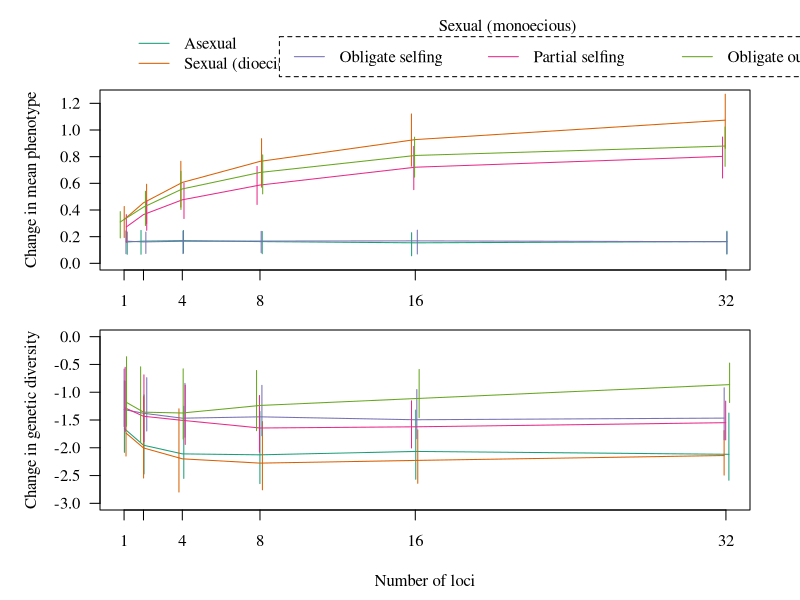
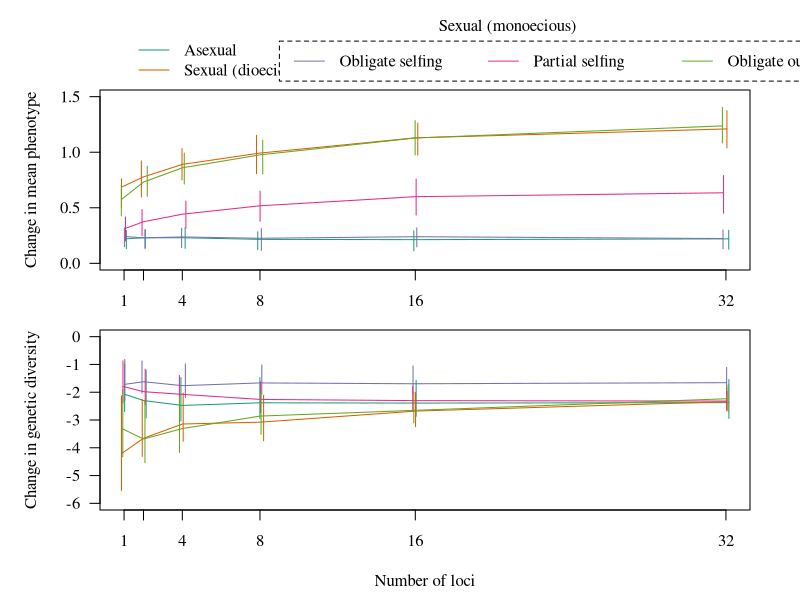
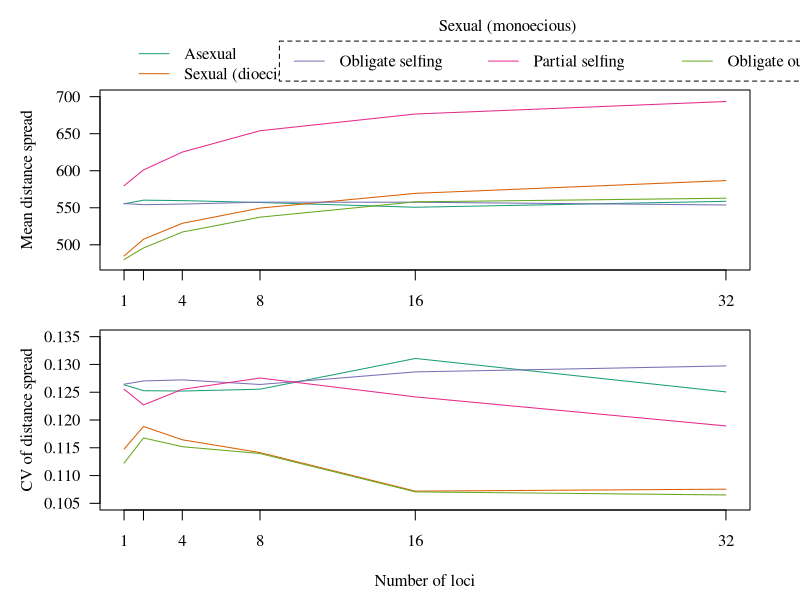
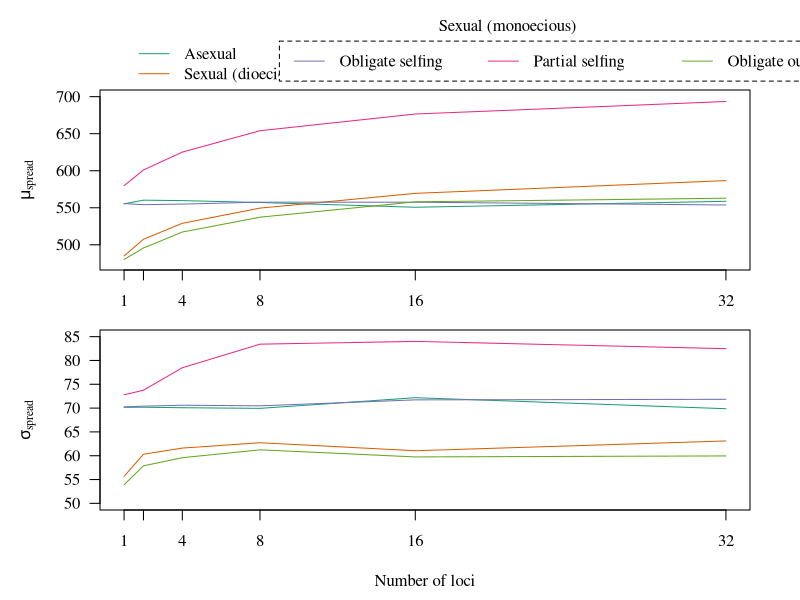
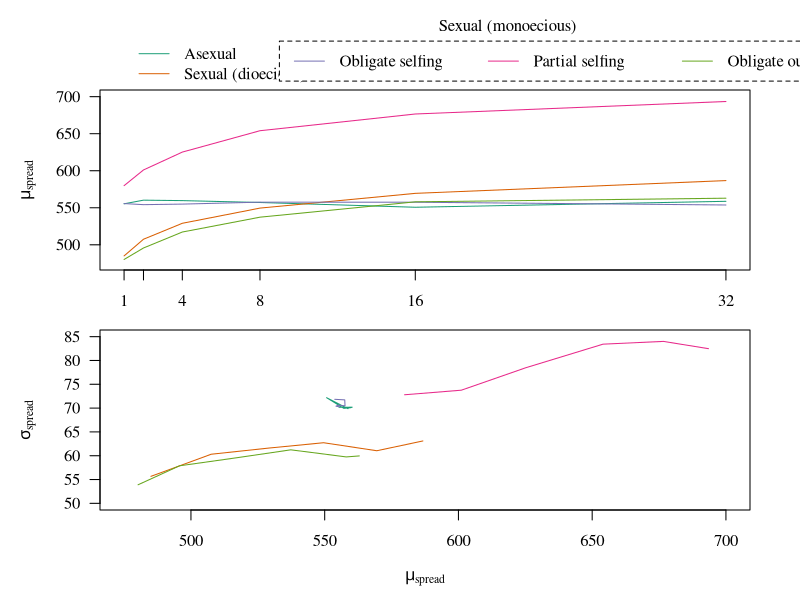
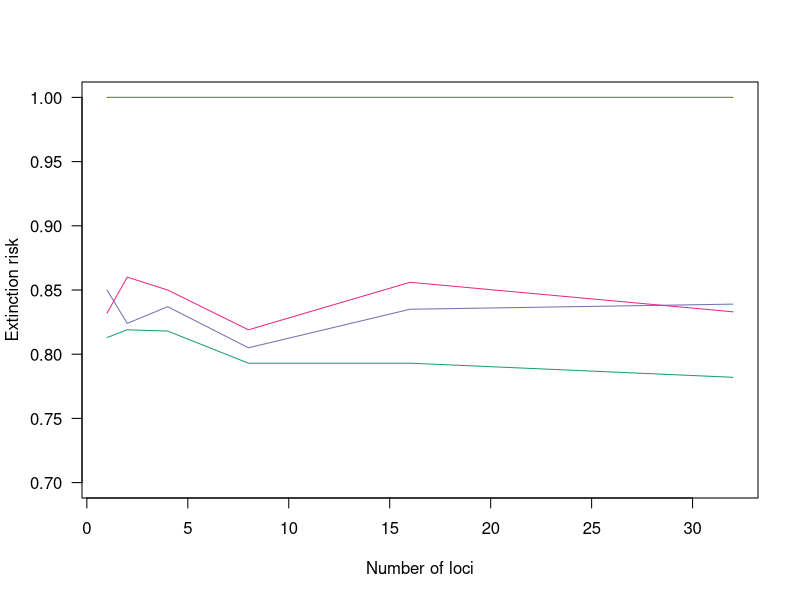
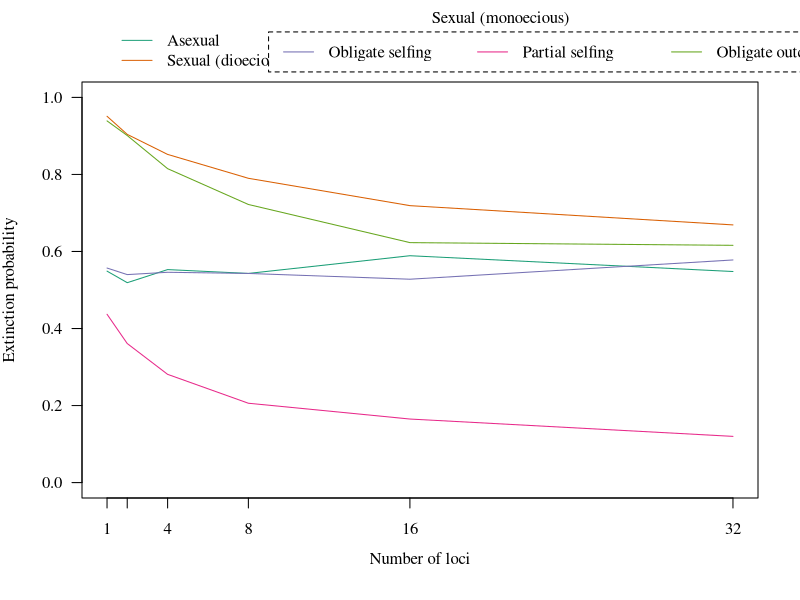
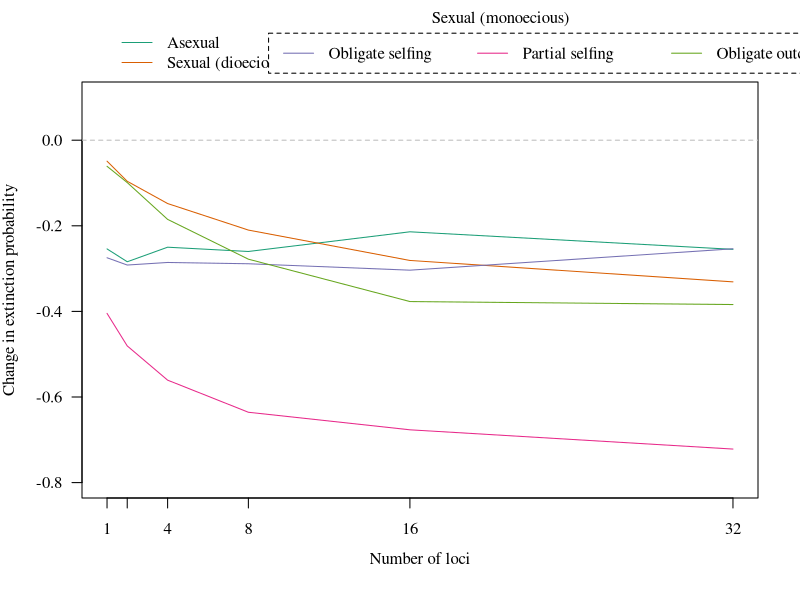

These charts were generated, in order, by the following R code:
# This script will make the figures to be used in the manuscript. In particular
#    the script will make the following figures:
# Figure 1: A schematic figure demonstrating the distinction between range
#    expansions and range shifts as we will use them in the paper
# Figure 2: Dispersal evolution in range expansions and shifts (Fig. S1). This will be a
#    two panel figure with the first focusing on dispersal phenotypes and the
#    second focusing on genetic variance. In both panels, the x axis will be 
#    the number of loci in the simulation and different mating systems will be
#    designated by line color (asexual, sexual (dioecious), sexual (obligate selfing),
#    sexual (partial selfing), and sexual (obligate outcrossing)). In the first
#    panel, the y-axis will be the change in the mean dispersal phenotype at the
#    range edge. In the second panel, the y-axis will be the change in genetic variance
#    of the range edge populations.
# Figure 3: Distance traveled in the range expansions. This will be another two
#    panel figure with the first being the mean distance travelled and the second
#    being the CV of distance traveled. The line colors and x-axis will match the 
#    scenarios in Figure 2.
# Figure 4: Extinction risk in range shifts. Another two panel figure with the
#    first panel being a line graph of extinction risk (y-axis) versus number
#    of loci (x-axis). The second panel will be a bar chart of the extinction
#    risk observed in no evolution scenarios. Colors will be consistent with 
#    previous figures
# Figure 5: A single panel showing the change in extinction risk due to evolution
#    across loci.


# Set the working directory and load in the result data
setwd("~/Desktop/Wyoming/DispersalEvolution/GitRepo/")
Results <- read.csv("SimsWithResults.csv")

# Set an appropriate color scheme and the scenario names
library(RColorBrewer)
ScenCols <- brewer.pal(n = 5, name = "Dark2")
Scenarios <- c("Asexual", "Sexual (dioecious)", "Obligate selfing", "Partial selfing", "Obligate outcrossing")
HapVals <- c(TRUE, FALSE, FALSE, FALSE, FALSE)
monoVals <- c(TRUE, FALSE, TRUE, TRUE, TRUE)
omegaVals <- c(0, 0, 1, 0.5, 0)
Lseq <- unique(Results$L)
###### Figure 1

###### Figure 2
# First get the data together (mean change in phenotpyes and variance with IQR)
Fig2Data <- vector(mode = "list", length = 5)
for(i in 1:5){
     MeanPhenExp <- rep(NA, 6)
     LwrPhenExp <- rep(NA, 6)
     UprPhenExp <- rep(NA, 6)
     MeanGenExp <- rep(NA, 6)
     LwrGenExp <- rep(NA, 6)
     UprGenExp <- rep(NA, 6)
     MeanPhenShift <- rep(NA, 6)
     LwrPhenShift <- rep(NA, 6)
     UprPhenShift <- rep(NA, 6)
     MeanGenShift <- rep(NA, 6)
     LwrGenShift <- rep(NA, 6)
     UprGenShift <- rep(NA, 6)
     for(l in 1:6){
          CurData <- subset(Results, L == Lseq[l] & Haploid == HapVals[i] & monoecious == monoVals[i] & omega == omegaVals[i])
          MeanPhenExp[l] <- mean(CurData$DeltaPhenExp)
          LwrPhenExp[l] <- quantile(CurData$DeltaPhenExp, probs = 0.25)
          UprPhenExp[l] <- quantile(CurData$DeltaPhenExp, probs = 0.75)
          MeanGenExp[l] <- mean(CurData$DeltaGenExp)
          LwrGenExp[l] <- quantile(CurData$DeltaGenExp, probs = 0.25)
          UprGenExp[l] <- quantile(CurData$DeltaGenExp, probs = 0.75)
          MeanPhenShift[l] <- mean(CurData$DeltaPhenShift, na.rm = TRUE)
          LwrPhenShift[l] <- quantile(CurData$DeltaPhenShift, probs = 0.25, na.rm = TRUE)
          UprPhenShift[l] <- quantile(CurData$DeltaPhenShift, probs = 0.75, na.rm = TRUE)
          MeanGenShift[l] <- mean(CurData$DeltaGenShift, na.rm = TRUE)
          LwrGenShift[l] <- quantile(CurData$DeltaGenShift, probs = 0.25, na.rm = TRUE)
          UprGenShift[l] <- quantile(CurData$DeltaGenShift, probs = 0.75, na.rm = TRUE)
     }
     Fig2Data[[i]] <- data.frame(L = Lseq, MeanPhenExp, LwrPhenExp, UprPhenExp, MeanGenExp,
                                 LwrGenExp, UprGenExp, MeanPhenShift, LwrPhenShift, UprPhenShift,
                                 MeanGenShift, LwrGenShift, UprGenShift)
}
names(Fig2Data) <- Scenarios

# Now make the main figure
pdf(file = "ResultFigures/Figure2.pdf", width = 10, height = 6, onefile = FALSE, paper = "special", useDingbats = FALSE)
        par(mfrow = c(2,1), oma = c(3,4,3,1.5), mar = c(1.5,1,1.5,1), family = "serif")
        plot(NA, NA, xlim = range(Lseq), ylim = c(0,1.25), main = "", ylab = "", 
             xlab = "", las = 1, xaxt = "n")
        axis(side = 1, at = Lseq, labels = Lseq)
        mtext("Change in mean phenotype", side = 2, line = 3)
        
        # Put the legend on the figure
        legend(x = 1, y = 1.8, legend = Scenarios[1:2], inset = -0.25, lty = 1, col = ScenCols[1:2], bty = "n", xpd = NA)
        legend(x = 9, y = 1.7, legend = Scenarios[3:5], inset = -0.25, lty = 1, col = ScenCols[3:5], 
               xpd = NA, horiz = TRUE, box.lty = 2)
        mtext("Sexual (monoecious)", side = 3, line = 1.25, outer = TRUE, adj = 0.65)
        # Graph the data
        for(i in 1:5){
                Ints <- jitter(Lseq, factor = 1)
                TempLseq <- c(Ints[1], Lseq[2:5], Ints[6])
                lines(x = TempLseq, y = Fig2Data[[i]]$MeanPhenExp, lty = 1, col = ScenCols[i])
                segments(x0 = Ints, y0 = Fig2Data[[i]]$LwrPhenExp, x1 = Ints, y1 = Fig2Data[[i]]$UprPhenExp,
                         col = ScenCols[i], lty = 1)
        }
        plot(NA, NA, xlim = range(Lseq), ylim = c(-3, 0), main = "", ylab = "", 
             xlab = "", las = 1, xaxt = "n")
        axis(side = 1, at = Lseq)
        mtext("Change in genetic diversity", side = 2, line = 3)
        for(i in 1:5){
                Ints <- jitter(Lseq, factor = 1)
                TempLseq <- c(Ints[1], Lseq[2:5], Ints[6])
                lines(x = TempLseq, y = Fig2Data[[i]]$MeanGenExp, lty = 1, col = ScenCols[i])
                segments(x0 = Ints, y0 = Fig2Data[[i]]$LwrGenExp, x1 = Ints, y1 = Fig2Data[[i]]$UprGenExp,
                         col = ScenCols[i], lty = 1)
        }
        mtext("Number of loci", side = 1, outer = TRUE, line = 1.5)
dev.off()


# Now make the supplemental figure with the range shift results
pdf(file = "ResultFigures/FigureS1_Shift.pdf", width = 10, height = 6, onefile = FALSE, paper = "special", useDingbats = FALSE)
        par(mfrow = c(2,1), oma = c(3,4,3,1.5), mar = c(1.5,1,1.5,1), family = "serif")
        plot(NA, NA, xlim = range(Lseq), ylim = c(0,1.5), main = "", ylab = "", 
             xlab = "", las = 1, xaxt = "n")
        axis(side = 1, at = Lseq, labels = Lseq)
        mtext("Change in mean phenotype", side = 2, line = 3)

        # Put the legend on the figure
        legend(x = 1, y = 2.1, legend = Scenarios[1:2], inset = -0.25, lty = 1, col = ScenCols[1:2], bty = "n", xpd = NA)
        legend(x = 9, y = 2, legend = Scenarios[3:5], inset = -0.25, lty = 1, col = ScenCols[3:5], 
               xpd = NA, horiz = TRUE, box.lty = 2)
        mtext("Sexual (monoecious)", side = 3, line = 1.25, outer = TRUE, adj = 0.65)
        # Graph the data
        for(i in 1:5){
                Ints <- jitter(Lseq, factor = 1)
                TempLseq <- c(Ints[1], Lseq[2:5], Ints[6])
                lines(x = TempLseq, y = Fig2Data[[i]]$MeanPhenShift, lty = 1, col = ScenCols[i])
                segments(x0 = Ints, y0 = Fig2Data[[i]]$LwrPhenShift, x1 = Ints, y1 = Fig2Data[[i]]$UprPhenShift,
                         col = ScenCols[i], lty = 1)
        }
        plot(NA, NA, xlim = range(Lseq), ylim = c(-6, 0), main = "", ylab = "", 
             xlab = "", las = 1, xaxt = "n")
        axis(side = 1, at = Lseq)
        mtext("Change in genetic diversity", side = 2, line = 3)
        for(i in 1:5){
                Ints <- jitter(Lseq, factor = 1)
                TempLseq <- c(Ints[1], Lseq[2:5], Ints[6])
                lines(x = TempLseq, y = Fig2Data[[i]]$MeanGenShift, lty = 1, col = ScenCols[i])
                segments(x0 = Ints, y0 = Fig2Data[[i]]$LwrGenShift, x1 = Ints, y1 = Fig2Data[[i]]$UprGenShift,
                         col = ScenCols[i], lty = 1)
        }
        mtext("Number of loci", side = 1, outer = TRUE, line = 1.5)
dev.off()

###### Figure 3
# First get the data together (mean distance spread and CV for each scenario)
Fig3Data <- vector(mode = "list", length = 5)
for(i in 1:5){
        Dist <- rep(NA, 6)
        CV <- rep(NA, 6)
        StdDev <- rep(NA, 6)
        for(l in 1:6){
                CurData <- subset(Results, L == Lseq[l] & Haploid == HapVals[i] & monoecious == monoVals[i] & omega == omegaVals[i])
                Dist[l] <- mean(CurData$distance)
                StdDev[l] <- sd(CurData$distance)
                CV[l] <-  StdDev[l] / Dist[l]
        }
        Fig3Data[[i]] <- data.frame(L = Lseq, Dist, StdDev, CV)
}
names(Fig3Data) <- Scenarios

# Now make the main figure
pdf(file = "ResultFigures/Figure3.pdf", width = 10, height = 6, onefile = FALSE, paper = "special", useDingbats = FALSE)
        par(mfrow = c(2,1), oma = c(3,4,3,1.5), mar = c(1.5,1,1.5,1), family = "serif")
        plot(NA, NA, xlim = range(Lseq), ylim = c(475, 700), main = "", ylab = "", 
             xlab = "", las = 1, xaxt = "n")
        axis(side = 1, at = Lseq, labels = Lseq)
        mtext("Mean distance spread", side = 2, line = 3.2)

        # Put the legend on the figure
        legend(x = 1, y = 785, legend = Scenarios[1:2], inset = -0.25, lty = 1, col = ScenCols[1:2], bty = "n", xpd = NA)
        legend(x = 9, y = 775, legend = Scenarios[3:5], inset = -0.25, lty = 1, col = ScenCols[3:5], 
               xpd = NA, horiz = TRUE, box.lty = 2)
        mtext("Sexual (monoecious)", side = 3, line = 1.25, outer = TRUE, adj = 0.65)
        # Graph the data
        for(i in 1:5){
                lines(x = Lseq, y = Fig3Data[[i]]$Dist, lty = 1, col = ScenCols[i])
        }
        plot(NA, NA, xlim = range(Lseq), ylim = c(0.105, 0.135), main = "", ylab = "", 
             xlab = "", las = 1, xaxt = "n")
        axis(side = 1, at = Lseq)
        mtext("CV of distance spread", side = 2, line = 3.2)
        for(i in 1:5){
                lines(x = Lseq, y = Fig3Data[[i]]$CV, lty = 1, col = ScenCols[i])
        }
        mtext("Number of loci", side = 1, outer = TRUE, line = 1.5)
dev.off()

pdf(file = "ResultFigures/Figure3Alt.pdf", width = 10, height = 6, onefile = FALSE, paper = "special", useDingbats = FALSE)
        par(mfrow = c(2,1), oma = c(3,4,3,1.5), mar = c(1.5,1,1.5,1), family = "serif")
        plot(NA, NA, xlim = range(Lseq), ylim = c(475, 700), main = "", ylab = "", 
             xlab = "", las = 1, xaxt = "n")
        axis(side = 1, at = Lseq, labels = Lseq)
        mtext(expression(mu ["spread"]), side = 2, line = 3)
        
        # Put the legend on the figure
        legend(x = 1, y = 785, legend = Scenarios[1:2], inset = -0.25, lty = 1, col = ScenCols[1:2], bty = "n", xpd = NA)
        legend(x = 9, y = 775, legend = Scenarios[3:5], inset = -0.25, lty = 1, col = ScenCols[3:5], 
               xpd = NA, horiz = TRUE, box.lty = 2)
        mtext("Sexual (monoecious)", side = 3, line = 1.25, outer = TRUE, adj = 0.65)
        # Graph the data
        for(i in 1:5){
                lines(x = Lseq, y = Fig3Data[[i]]$Dist, lty = 1, col = ScenCols[i])
        }
        plot(NA, NA, xlim = range(Lseq), ylim = c(50, 85), main = "", ylab = "", 
             xlab = "", las = 1, xaxt = "n")
        axis(side = 1, at = Lseq)
        mtext(expression(sigma ["spread"]), side = 2, line = 3)
        for(i in 1:5){
                lines(x = Lseq, y = Fig3Data[[i]]$StdDev, lty = 1, col = ScenCols[i])
        }
        mtext("Number of loci", side = 1, outer = TRUE, line = 1.5)
dev.off()

pdf(file = "ResultFigures/Figure3Alt2.pdf", width = 10, height = 6, onefile = FALSE, paper = "special", useDingbats = FALSE)
        par(mfrow = c(2,1), oma = c(3,4,3,1.5), mar = c(1.5,1,1.5,1), family = "serif")
        plot(NA, NA, xlim = range(Lseq), ylim = c(475, 700), main = "", ylab = "", 
             xlab = "", las = 1, xaxt = "n")
        axis(side = 1, at = Lseq, labels = Lseq)
        mtext(expression(mu ["spread"]), side = 2, line = 3)

        # Put the legend on the figure
        legend(x = 1, y = 785, legend = Scenarios[1:2], inset = -0.25, lty = 1, col = ScenCols[1:2], bty = "n", xpd = NA)
        legend(x = 9, y = 775, legend = Scenarios[3:5], inset = -0.25, lty = 1, col = ScenCols[3:5], 
               xpd = NA, horiz = TRUE, box.lty = 2)
        mtext("Sexual (monoecious)", side = 3, line = 1.25, outer = TRUE, adj = 0.65)
        # Graph the data
        for(i in 1:5){
                lines(x = Lseq, y = Fig3Data[[i]]$Dist, lty = 1, col = ScenCols[i])
        }
        plot(NA, NA, xlim = c(475, 700), ylim = c(50, 85), main = "", ylab = "", 
             xlab = "", las = 1)
        mtext(expression(sigma ["spread"]), side = 2, line = 3)
        mtext(expression(mu ["spread"]), side = 1, line = 3)
        for(i in 1:5){
                lines(x = Fig3Data[[i]]$Dist, y = Fig3Data[[i]]$StdDev, lty = 1, col = ScenCols[i])
        }
        #mtext("Number of loci", side = 1, outer = TRUE, line = 1.5)
dev.off()

# Maybe try one more alt figure where the bottom panel is loci on the x axis and 
#       deviation from pulled wave expectation (root(2rd)) on the y-axis with d
#       being the final dispersal phenotype and v measured over the last 50 
#       generations...
#       To do this, I'll have to start back with data extraction (or do a separate
#       script). I could just add a velocity column to the existing one and then
#       I would have all the info I need (I think?). Double check that R could be
#       accurately measured for both asexual and sexual (what do I do in the reproduce
#       function?). Check the scripts from the AmNat paper to double check.

# Can take ln(R) to be r; need to calculate p = probability of leaving patch (2017 Nat Commun paper)
#       - I think I just use R even in dioecious scenarios since I am tracking the full population
#               and the equation takes account of adjusting R for females
# To calculate p, take the mean dispersal phenotype and use 1 - pexp(q = 1, rate = 1/dBar) to get the
#       probability of dispersing out of the current patch
# So, I will need to adjust the data extraction script to also give me: (1) mean dispersal phenotype at edge,
#       (2) expansion speed over previous 20 generations, (3) expansion speed over previous 10 generations

###### Figure 4
# First get the data together (mean distance spread and CV for each scenario)
Fig4Data <- vector(mode = "list", length = 5)
NoEvolExtRisk <- matrix(data = NA, nrow = 5, ncol = 6)
for(i in 1:5){
        EvolExtRisk <- rep(NA, 6)
        for(l in 1:6){
                CurData <- subset(Results, L == Lseq[l] & Haploid == HapVals[i] & monoecious == monoVals[i] & omega == omegaVals[i])
                EvolExtRisk[l] <- mean(CurData$ExtRiskEvol)
                NoEvolExtRisk[i,l] <- mean(CurData$ExtRiskNoEvol)
        }
        Fig4Data[[i]] <- data.frame(L = Lseq, EvolExtRisk)
}
names(Fig4Data) <- Scenarios

pdf(file = "ResultFigures/NoEvolRisk.pdf", width = 10, height = 6, onefile = FALSE, paper = "special", useDingbats = FALSE)
        plot(x = NA, y = NA, xlim = range(Lseq), ylim = c(0.7, 1), xlab = "Number of loci", ylab = "Extinction risk", las =1)
        for(i in 1:5){
                lines(x = Lseq, y = NoEvolExtRisk[i,], col = ScenCols[i])
        }
dev.off()
# There's very little variation among loci (as expected), so I will average across them
#       In fact, I think this would be better demonstrated in a table since there's really
#       only variation between mate finding Allee effect vs. not.
NoEvolRisk <- rowMeans(NoEvolExtRisk)
# Asexual               :0.803
# Sexual (dioecious)    :1
# Obligate selfing      :0.832
# Partial selfing       :0.842
# Obligate outcrossing  :1

pdf(file = "ResultFigures/Figure4.pdf", width = 10, height = 6, onefile = FALSE, paper = "special", useDingbats = FALSE)
        par(family = "serif")
        plot(NA, NA, xlim = range(Lseq), ylim = c(0, 1), main = "", ylab = "", 
             xlab = "", las = 1, xaxt = "n")
        axis(side = 1, at = Lseq, labels = Lseq)
        mtext("Extinction probability", side = 2, line = 3.2)
        mtext("Number of loci", side = 1, line = 2.5)
        # Put the legend on the figure
        legend(x = 1, y = 1.2, legend = Scenarios[1:2], inset = -0.25, lty = 1, col = ScenCols[1:2], bty = "n", xpd = NA)
        legend(x = 9, y = 1.17, legend = Scenarios[3:5], inset = -0.25, lty = 1, col = ScenCols[3:5], 
               xpd = NA, horiz = TRUE, box.lty = 2)
        mtext("Sexual (monoecious)", side = 3, line = 2.75, adj = 0.65)
        # Graph the data
        for(i in 1:5){
                lines(x = Lseq, y = Fig4Data[[i]]$EvolExtRisk, lty = 1, col = ScenCols[i])
        }
dev.off()

###### Figure 5
# Figure 5: A single panel showing the change in extinction risk due to evolution
#    across loci.
# First get the data together (mean distance spread and CV for each scenario)
DeltaExtRisk <- matrix(NA, nrow = 5, ncol = 6)
for(i in 1:5){
        DeltaExtRisk[i,] <- Fig4Data[[i]]$EvolExtRisk - NoEvolRisk[i] 
}

# Make the figure
pdf(file = "ResultFigures/Figure5.pdf", width = 10, height = 6, onefile = FALSE, paper = "special", useDingbats = FALSE)
        par(family = "serif")
        plot(NA, NA, xlim = range(Lseq), ylim = c(-0.8, 0.1), main = "", ylab = "", 
             xlab = "", las = 1, xaxt = "n")
        axis(side = 1, at = Lseq, labels = Lseq)
        mtext("Change in extinction probability", side = 2, line = 3.2)
        mtext("Number of loci", side = 1, line = 2.5)
        # Put the legend on the figure
        legend(x = 1, y = 0.275, legend = Scenarios[1:2], inset = -0.25, lty = 1, col = ScenCols[1:2], bty = "n", xpd = NA)
        legend(x = 9, y = 0.25, legend = Scenarios[3:5], inset = -0.25, lty = 1, col = ScenCols[3:5], 
               xpd = NA, horiz = TRUE, box.lty = 2)
        mtext("Sexual (monoecious)", side = 3, line = 2.75, adj = 0.65)
        abline(h = 0, lty = 2, col = "grey")
        # Graph the data
        for(i in 1:5){
                lines(x = Lseq, y = DeltaExtRisk[i,], lty = 1, col = ScenCols[i])
        }
dev.off()
